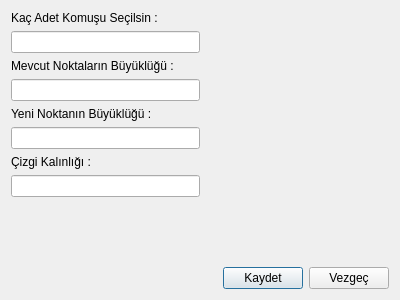
<?xml version="1.0" encoding="UTF-8"?>
<ui version="4.0">
 <class>SettingDialog</class>
 <widget class="QDialog" name="SettingDialog">
  <property name="geometry">
   <rect>
    <x>0</x>
    <y>0</y>
    <width>400</width>
    <height>300</height>
   </rect>
  </property>
  <property name="windowTitle">
   <string>Dialog</string>
  </property>
  <layout class="QVBoxLayout" name="verticalLayout_2">
   <item>
    <layout class="QHBoxLayout" name="horizontalLayout_2">
     <item>
      <layout class="QVBoxLayout" name="verticalLayout">
       <item>
        <widget class="QLabel" name="m_labelNode">
         <property name="text">
          <string>Kaç Adet Komuşu Seçilsin : </string>
         </property>
        </widget>
       </item>
       <item>
        <widget class="QLineEdit" name="m_lineEditNode"/>
       </item>
       <item>
        <widget class="QLabel" name="m_labelPointSize">
         <property name="text">
          <string>Mevcut Noktaların Büyüklüğü :</string>
         </property>
        </widget>
       </item>
       <item>
        <widget class="QLineEdit" name="m_lineEditPointSize"/>
       </item>
       <item>
        <widget class="QLabel" name="m_labelNewPointSize">
         <property name="text">
          <string>Yeni Noktanın Büyüklüğü : </string>
         </property>
        </widget>
       </item>
       <item>
        <widget class="QLineEdit" name="m_lineEditNewPointSize"/>
       </item>
       <item>
        <widget class="QLabel" name="m_labelLineSize">
         <property name="text">
          <string>Çizgi Kalınlığı :</string>
         </property>
        </widget>
       </item>
       <item>
        <widget class="QLineEdit" name="m_lineEditLineSize"/>
       </item>
      </layout>
     </item>
     <item>
      <spacer name="horizontalSpacer_2">
       <property name="orientation">
        <enum>Qt::Horizontal</enum>
       </property>
       <property name="sizeHint" stdset="0">
        <size>
         <width>40</width>
         <height>20</height>
        </size>
       </property>
      </spacer>
     </item>
    </layout>
   </item>
   <item>
    <spacer name="verticalSpacer">
     <property name="orientation">
      <enum>Qt::Vertical</enum>
     </property>
     <property name="sizeHint" stdset="0">
      <size>
       <width>20</width>
       <height>64</height>
      </size>
     </property>
    </spacer>
   </item>
   <item>
    <layout class="QHBoxLayout" name="horizontalLayout">
     <item>
      <spacer name="horizontalSpacer">
       <property name="orientation">
        <enum>Qt::Horizontal</enum>
       </property>
       <property name="sizeHint" stdset="0">
        <size>
         <width>40</width>
         <height>20</height>
        </size>
       </property>
      </spacer>
     </item>
     <item>
      <widget class="QPushButton" name="m_pushButtonSave">
       <property name="text">
        <string>Kaydet</string>
       </property>
      </widget>
     </item>
     <item>
      <widget class="QPushButton" name="m_pushButtonExit">
       <property name="text">
        <string>Vezgeç</string>
       </property>
      </widget>
     </item>
    </layout>
   </item>
  </layout>
 </widget>
 <resources/>
 <connections/>
</ui>
